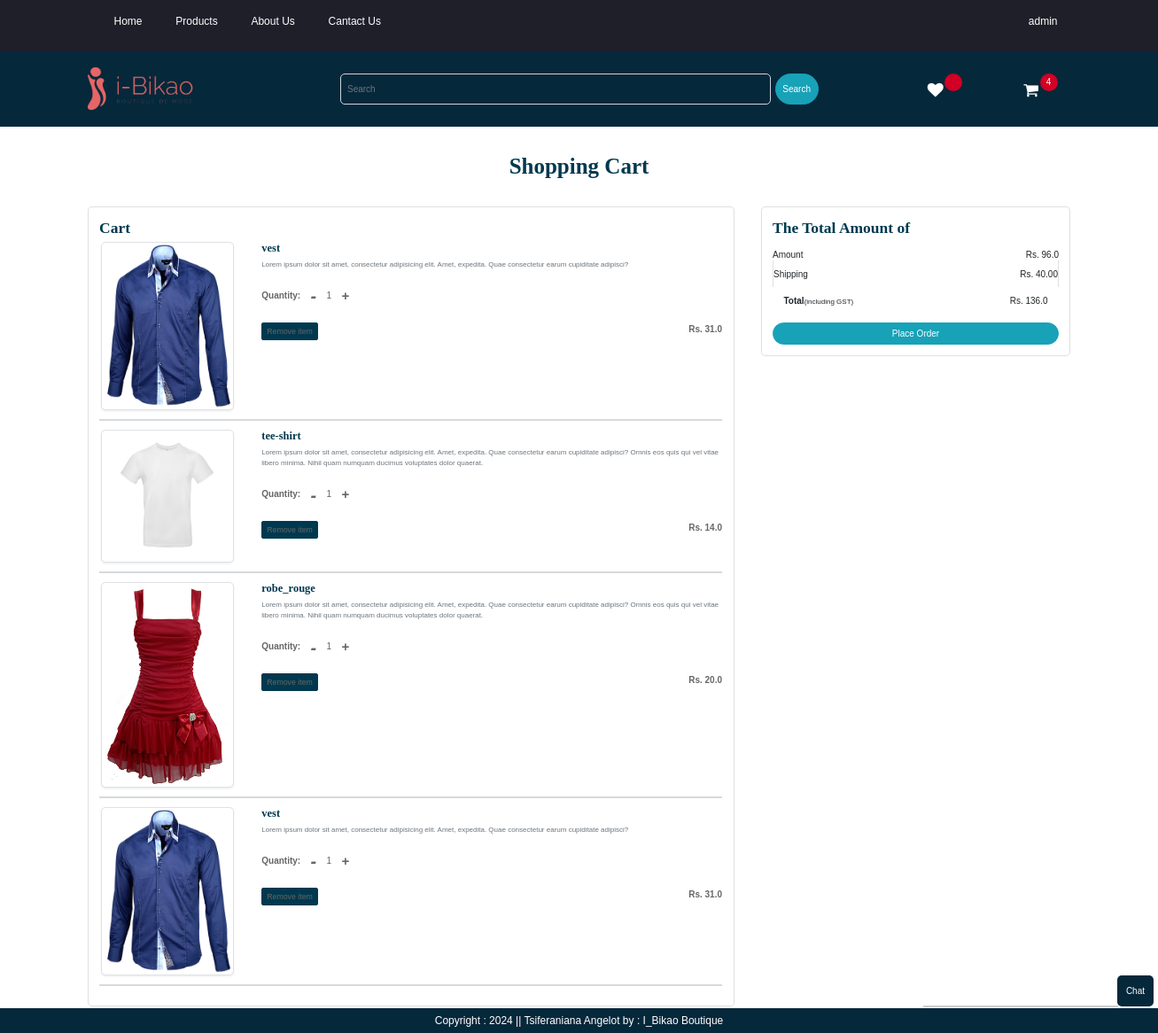
The app's page /cart/ (signed in) with its own data.
### app/models.py (models this page shows, shortened)
class Cart(models.Model):
    user = models.ForeignKey(User,on_delete=models.CASCADE)
    product = models.ForeignKey(Product,on_delete=models.CASCADE)
    quantity = models.PositiveIntegerField(default=1)

class Product(models.Model):
    title = models.CharField(max_length=100)
    selling_price = models.FloatField()
    discounted_price = models.FloatField()
    description = models.TextField()
    category = models.CharField(choices=CATEGORY_CHOICES, max_length=2)
    product_image = models.ImageField(upload_to='product')

### app/views.py (the view)
# urls.py: path('cart/', views.show_cart, name='showcart'),
@login_required
def show_cart(request):
          user = request.user
          cart = Cart.objects.filter(user=user)
          amount = 0
          for p in cart:
                    value = p.quantity * p.product.discounted_price
                    amount = amount + value
          totalamount = amount + 40
          totalitem = 0
          wishitem  = 0
          if request.user.is_authenticated:
                    totalitem = len(Cart.objects.filter(user=request.user))
                    wishitem = len(Wishlist.objects.filter(user=request.user))
          return render(request, 'app/addcart.html',locals())

### app/templates/app/addcart.html (shortened to what this page needs)
{% extends 'app/base.html' %}
{% load static %}
{% block main-content %}
          <div class="container my-5">
                    <div class="row">
                              {% if cart %}
                                        <h1 class="text-center mb-5">Shopping Cart</h1>
                                        <div class="col-sm-8">
                                                  <div class="card">
                                                            <div class="card-body">
                                                                      <h3>Cart</h3>
                                                                      {% for item in cart %}
                                                                      <div class="row">
                                                                                <div class="col-sm-3 text-center align-self-center">
                                                                                          <img class="img-fluid
                                                                                          img-thumbnail shadow-sm" height="150" width="150" src="{{item.product.product_image.url}}" alt="">
                                                                                </div>
                                                                                <div class="col-sm-9">
                                                                                          <div>
                                                                                                    <h5>{{item.product.title}}</h5>
                                                                                                    <p class="mb-2 text-muted small">{{item.product.description}}</p>
                                                                                                    <div class="my-3">
                                                                                                              <label for="quantity">Quantity:</label>
                                                                                                              <a class="minus-cart btn" pid="{{item.product.id}}"><i><b style="font-size: 20px;">-</b></i></a>
                                                                                                                  <span class="quantity">{{item.quantity}}</span>
                                                                                                              <a pid="{{item.product.id}}" class="plus-cart btn"><i><b style="font-size: 15px;">+</b></i></a>
                                                                                                    </div>
                                                                                                    <div class="d-flex justify-content-between">
                                                                                                              <a class="remove-cart btn btn-sm btn-secondary mr-3" pid="{{item.product.id}}">Remove item</a>
                                                                                                              <p class="mb-0"><span><strong>Rs. {{item.product.discounted_price}}</strong></span></p>
                                                                                                    </div>
                                                                                          </div>
                                                                                </div>
                                                                      </div>
                                                                      <hr class="text-muted">
                                                                      {% endfor %}
                                                            </div>
                                                  </div>
                                        </div>
                                        <div class="col-sm-4">
                                                  <div class="card">
                                                            <div class="card-body">
                                                                      <h3>The Total Amount of</h3>
                                                                      <ul class="list-group">
                                                                                <li class="list-group-item d-flex justify-content-between align-items-center border-0 px-0 pb-0">
                                                                                          Amount <span id="amount">Rs. {{amount}}</span>
                                                                                </li>
                                                                                <li class="list-group-item d-flex justify-content-between align-items-center px-0">
                                                                                          Shipping <span id="amount">Rs. 40.00</span>
                                                                                </li>
                                                                                <li class="list-group-item d-flex justify-content-between align-items-center border-0 px-O mb-3">
                                                                                          <div>
                                                                                                    <strong>Total</strong><small>(including GST)</small>
                                                                                          </div>
                                                                                          <span id="totalamount">Rs. {{totalamount}}</span>
                                                                                </li>
                                                                      </ul>
                                                                      <div class="d-grid"><a href="{% url 'checkout' %}" class="btn btn-primary">Place Order</a></div>
                                                            </div>
                                                  </div>
                                        </div>
                                        {% else %}
                                        <h1 class="text-center mb-5">Cart is Empty</h1>
                              {% endif %}
                    </div>
          </div>
{% endblock main-content %}

### app/templates/app/base.html (shortened to what this page needs)
<!DOCTYPE html>
{% load static %}
<html lang="en">
<head>
          <link rel="stylesheet" href="{% static 'app/css/style.css' %}">
          <link rel="stylesheet" href="{% static 'app/css/bootstrap.min.css' %}">
          <link rel="stylesheet" href="{% static 'app/css/nouislider.min.css' %}">
          <link rel="stylesheet" href="{% static 'app/css/font-awesome.min.css' %}">
          <link rel="stylesheet" href="{% static 'app/css/bootstrap-5.1.3/dist/css/bootstrap.min.css' %}">
          <link rel="stylesheet" type="text/css" href="css/bootstrap.css" />
          <link href="{% static 'app/css/css/font-awesome.min.css' %}" rel="stylesheet" />
          <link href="{% static 'app/css/css/style.css' %}" rel="stylesheet" />
          <link href="{% static 'app/css/css/responsive.css' %}" rel="stylesheet" />
          <link rel="stylesheet" href="{% static 'ap/csss/bootstrap.css' %}">
          <link rel="stylesheet" href="{% static 'app/csss/style.css' %}">
          <link rel="stylesheet" href="{% static 'app/csss/flaticon.css' %}">
          <link rel="stylesheet" href="{% static 'app/csss/styles.css' %}">
</head>
<body>
    <header>
        <div id="top-header">
            <div class="container">
                <ul class="header-links pull-left">
                    <li><a class="nav-link active" aria-current="page" href="/">Home</a></li>
                    <li class="nav-item submenu dropdown">
                        <a href="#" class="nav-link dropdown-toggle" data-toggle="dropdown" role="button" aria-haspopup="true"
                         aria-expanded="false">Products</a>
                    </li>
                    <li class="nav-item">
                                <a class="nav-link" href="{% url 'about' %}">About Us</a>
                    </li>
                    <li class="nav-item">
                                <a class="nav-link" href="{% url 'contact' %}">Cantact Us</a>
                    </li>
                </ul>
                <ul class="header-links pull-right">
                    {% if request.user.is_authenticated %}
                    <li class="nav-item submenu dropdown mx-2">
                        <a class="nav-link dropdown-toggle" href="#"
                        id="profileDropdown" role="button" data-toggle="dropdown" aria-expanded="false" >{{request.user}}</a>
                    </li>
                    {% else %}
                    <li><a href="{% url 'login' %}">Login</a></li>
                    <li><a href="{% url 'customerregistration' %}">Registrationt</a></li>
                    {% endif %}
                </ul>
            </div>
        </div>
        <div class="top-header" style="background: rgb(6, 40, 59)">
            <div class="container">
                <div class="row">
                    <div class="col-md-3">
                        <div class="header-logo">
                            <a href="#" class="logo">
                                <img style="margin-top: 18px;" src="{% static "app/images/Logo_boutique de mode_i-bikao_claire_01.png" %}" alt="" width="120px">
                            </a>
                        </div>
                    </div>
                    <div class="col-md-6" style="top: 10px;">
                        <div class="header-search">
                            <form class="d-flex" action="/search">
                                <input style="background-color: transparent;height: 35px " class="form-control me-2" type="search" name="search" placeholder="Search">
                                <button style="height: 35px" class="btn btn-primary" type="submit">Search</button>
                                </form>
                        </div>
                    </div>
                    <div class="col-md-3 clearfix" style="margin-top: 20px;">
                        <div class="header-ctn">
                            <div>
                                <a href="#">
                                    <i class="fa fa-heart"></i>
                                    <div class="qty">{% if wishitem > 0 %} {{wishlist}} {% endif %}</div>
                                </a>
                            </div>
                            <div>
                                <a href="{% url 'showcart' %}">
                                    <i class="fa fa-shopping-cart"></i>
                                    <div class="qty">{% if totalitem > 0 %} {{totalitem}} {% endif %}</div>
                                </a>
                            </div>
                        </div>
                    </div>
                </div>
            </div>
        </div>
    </header>
          {% block main-content %}{% endblock main-content %}
          <footer style="background: rgb(6, 40, 59); color: white; font-size: 12px" class="container-fluid fixed-bottom text-center p-2 mt-5">
                    Copyright : 2024 || Tsiferaniana Angelot by : I_Bikao Boutique
          </footer>
          <div id="chat-button" onclick="toggleChat()">Chat</div>
          <div id="chat-container" class="closed">
              <div id="chat-output"></div>
          </div>
</body>
</html>

### app/static/app/css/style.css (style rules this page uses)
body { font-family: 'Montserrat', sans-serif; font-weight: 400; color: #333; }
h1, h2, h3, h4, h5, h6 { color: #2B2D42; font-weight: 700; margin: 0 0 10px; }
a { color: #2B2D42; font-weight: 500; -webkit-transition: 0.2s color; transition: 0.2s color; }
ul, ol { margin: 0; padding: 0; list-style: none }
#top-header { padding-top: 10px; padding-bottom: 10px; background-color: #1E1F29; }
.header-links li { display: inline-block; margin-right: 15px; font-size: 12px; }
.header-links li:last-child { margin-right: 0px; }
.header-links li a { color: #FFF; }
.header-logo { float: left; }
.header-logo .logo img { display: block; }
.header-search { padding: 15px 0px; }
.header-search form { position: relative; }
.header-ctn { float: right; padding: 15px 0px; }
.header-ctn>div { display: inline-block; }
.header-ctn>div+div { margin-left: 15px; }
.header-ctn>div>a { display: block; position: relative; width: 90px; text-align: center; color: #FFF; }
.header-ctn>div>a>i { display: block; font-size: 18px; }
.header-ctn>div>a>.qty { position: absolute; right: 15px; top: -10px; width: 20px; height: 20px; line-height: 20px; text-align: center; border-radius: 50%; font-size: 10px; color: #FFF; background-color: #D10024; }

### app/static/app/css/css/style.css (style rules this page uses)
* { box-sizing: border-box; }
body { font-family: 'Montserrat', sans-serif; color: #0c0c0c; background-color: #ffffff; overflow-x: hidden; }
h1, h2 { font-family: 'Playfair Display', serif; }
a, a:hover, a:focus { text-decoration: none; }
.btn, .btn:focus { outline: none !important; -webkit-box-shadow: none; box-shadow: none; }
footer { background: #f8f8f8; padding: 90px 0 70px; }
form input { background: #fff; border: solid #ccc 1px; padding: 15px 15px; width: 100%; font-size: 14px; margin-bottom: 20px; text-transform: capitalize; line-height: normal; }

### app/static/app/css/css/responsive.css (style rules this page uses)
@media (min-width: 1200px) { .container { max-width: 1170px; } }

### app/static/app/csss/style.css (style rules this page uses)
.nav-item .nav-link:after { display: none; }

### app/templates/app/base.html (style rules this page uses)
#chat-output { height: 200px; overflow-y: scroll; padding: 10px; }
#chat-container { position: fixed; bottom: 29px; right: 45px; width: 220px; border: 1px solid #ccc; border-radius: 5px; overflow: hidden; background-color: rgba(6, 40, 59, 0.815); transition: height 0.3s ease-in-out; }
#chat-container.closed { height: 0; }
#chat-button { position: fixed; bottom: 30px; right: 5px; background-color: rgb(6, 40, 59); color: #fff; padding: 10px; border: none; border-radius: 5px; cursor: pointer; }

### records on screen
Cart: product.product_image (picture), product "vest", product.description "Lorem ipsum dolor sit amet, consectetur adipisicing elit. Amet, expedita. Quae consectetur earum cupiditate adipisci?", quantity "1", product.discounted_price "31.0"
Cart: product.product_image (picture), product "tee-shirt", product.description "Lorem ipsum dolor sit amet, consectetur adipisicing elit. Amet, expedita. Quae consectetur earum cupiditate adipisci? Omnis eos quis qui vel vitae libero minima. Nihil quam numquam ducimus voluptates dolor quaerat.", quantity "1", product.discounted_price "14.0"
Cart: product.product_image (picture), product "robe_rouge", product.description "Lorem ipsum dolor sit amet, consectetur adipisicing elit. Amet, expedita. Quae consectetur earum cupiditate adipisci? Omnis eos quis qui vel vitae libero minima. Nihil quam numquam ducimus voluptates dolor quaerat.", quantity "1", product.discounted_price "20.0"
Cart: product.product_image (picture), product "vest", product.description "Lorem ipsum dolor sit amet, consectetur adipisicing elit. Amet, expedita. Quae consectetur earum cupiditate adipisci?", quantity "1", product.discounted_price "31.0"

### other values on screen
{{ request.user }} "admin"
{{ totalitem }} "4"
{{ amount }} "96.0"
{{ totalamount }} "136.0"
